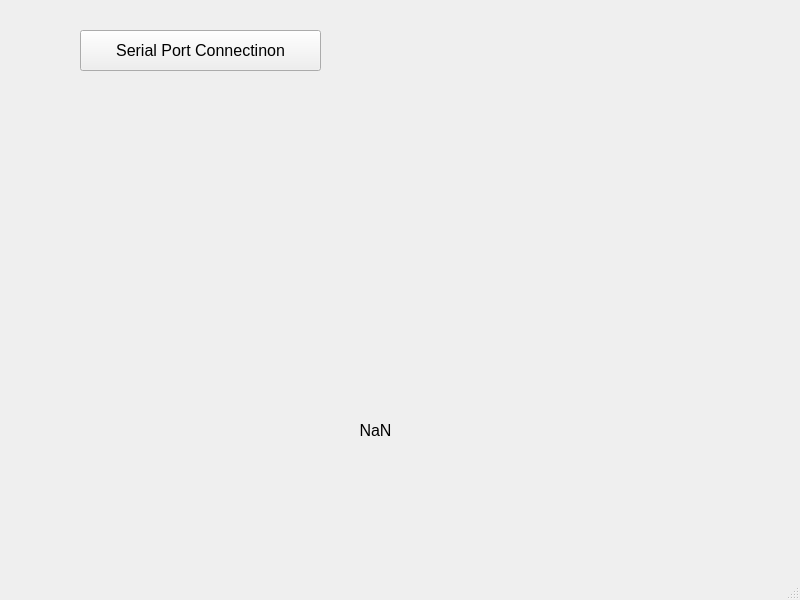
<?xml version="1.0" encoding="UTF-8"?>
<ui version="4.0">
 <class>MainWindow</class>
 <widget class="QMainWindow" name="MainWindow">
  <property name="geometry">
   <rect>
    <x>0</x>
    <y>0</y>
    <width>800</width>
    <height>600</height>
   </rect>
  </property>
  <property name="windowTitle">
   <string>MainWindow</string>
  </property>
  <widget class="QWidget" name="centralwidget">
   <widget class="QPushButton" name="pushButton">
    <property name="geometry">
     <rect>
      <x>80</x>
      <y>30</y>
      <width>241</width>
      <height>41</height>
     </rect>
    </property>
    <property name="font">
     <font>
      <pointsize>12</pointsize>
     </font>
    </property>
    <property name="text">
     <string>Serial Port Connectinon</string>
    </property>
   </widget>
   <widget class="QLabel" name="label">
    <property name="geometry">
     <rect>
      <x>50</x>
      <y>340</y>
      <width>651</width>
      <height>181</height>
     </rect>
    </property>
    <property name="font">
     <font>
      <pointsize>12</pointsize>
     </font>
    </property>
    <property name="text">
     <string>NaN</string>
    </property>
    <property name="alignment">
     <set>Qt::AlignCenter</set>
    </property>
   </widget>
  </widget>
  <widget class="QStatusBar" name="statusbar"/>
 </widget>
 <resources/>
 <connections/>
</ui>
